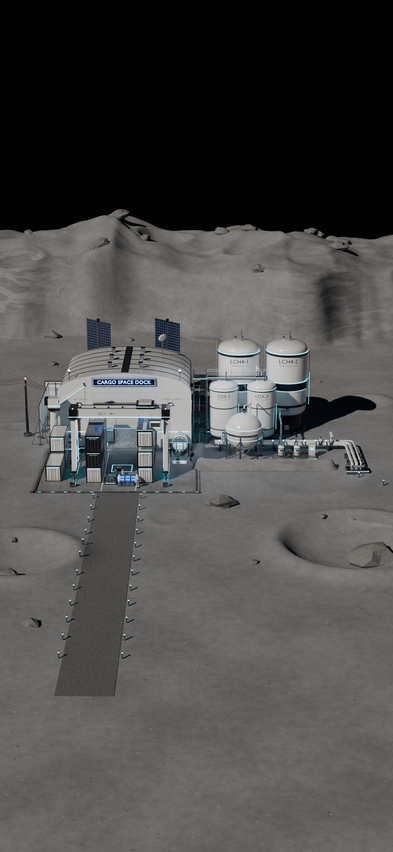
#> input picture art/3d/buildings/dock_tankfarm/dock_tankfarm_phone_393x852.png, 393 x 852 px
$ python make_sheet.py ../dock_tankfarm_phone_1179x2556.png ../dock_tankfarm_phone_393x852.png ../dock_tankfarm_phone_393x852.png ../dock_tankfarm_phone_393x852.png ../dock_tankfarm_phone_393x852.png ../dock_tankfarm_phone_393x852.png
#> lines starting #> are read from the running program, lines starting #| are printed output that depends on the picture
import sys
from PIL import Image, ImageDraw, ImageFont
src, out, title, sub = sys.argv[1:5]
F = '/usr/share/fonts/truetype/dejavu/DejaVuSans.ttf'; FB = '/usr/share/fonts/truetype/dejavu/DejaVuSans-Bold.ttf'
W = 4000; cell = 1000; head = 170
hero = Image.open(sys.argv[5] if len(sys.argv) > 5 else f'{src}/hero.png').convert('RGB')
hh = int(hero.height * W / hero.width)
#> hh = 8671
H = head + 2 * cell + 70 + hh + 60
#> H = 10971
img = Image.new('RGB', (W, H), (14, 16, 20)); d = ImageDraw.Draw(img)
#> after `img = Image.new('RGB', (W, H), (14, 16, 20))`:
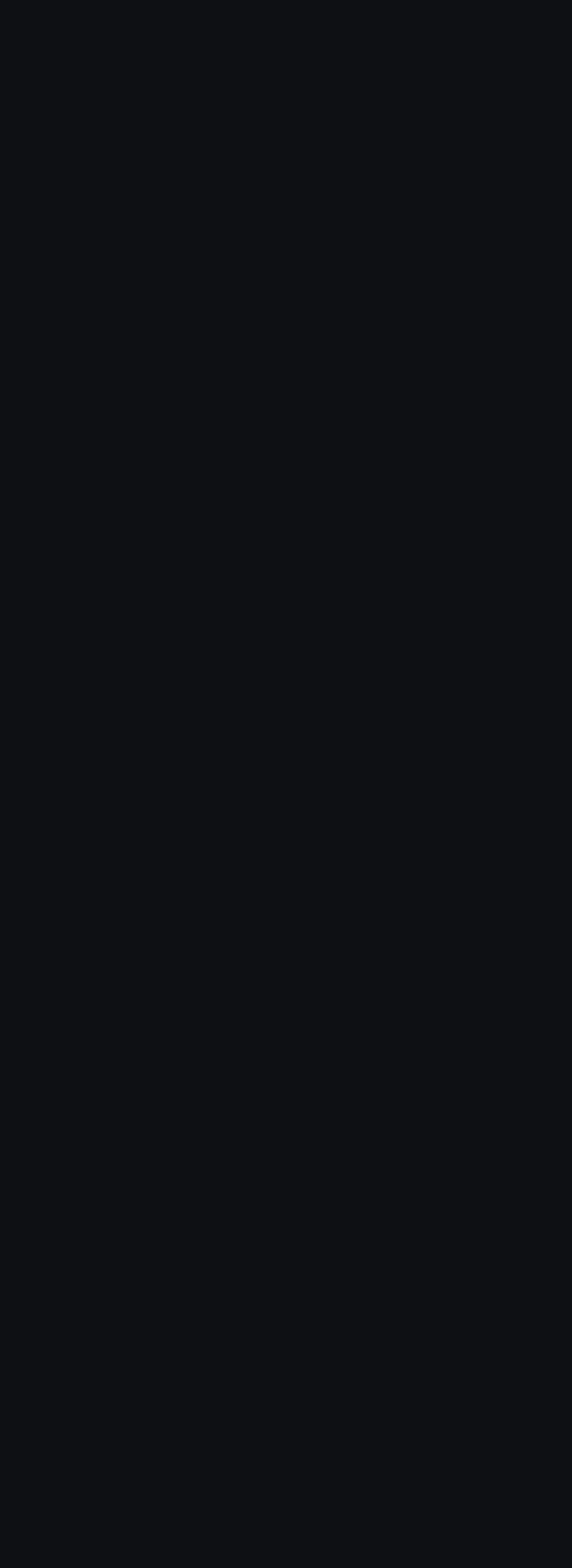
#> img: PIL image 4000x10971 RGB (shown at 1/7 size); mean R, G, B 14, 16, 20
d.text((60, 40), title, font=ImageFont.truetype(FB, 64), fill=(240, 242, 245))
d.text((60, 115), sub, font=ImageFont.truetype(F, 32), fill=(160, 168, 178))
lf = ImageFont.truetype(FB, 34)
for k in range(8):
#> (the run stopped early here; a loop or call above may not have finished)
